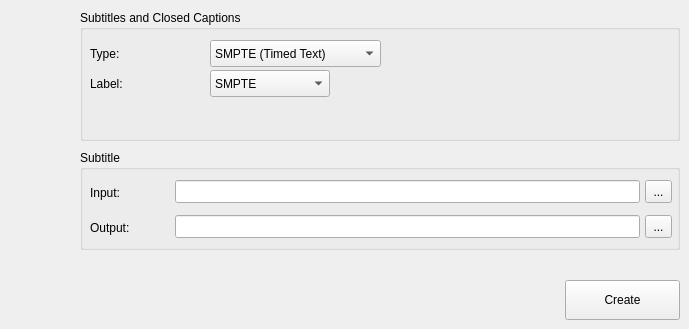
        <widget class="QWidget" name="subTab">
         <attribute name="title">
          <string notr="true">Subtitles</string>
         </attribute>
         <widget class="QGroupBox" name="subtitleGroupBox">
          <property name="geometry">
           <rect>
            <x>80</x>
            <y>10</y>
            <width>600</width>
            <height>131</height>
           </rect>
          </property>
          <property name="title">
           <string>Subtitles and Closed Captions</string>
          </property>
          <widget class="QLabel" name="mxfTypeLabel_2">
           <property name="geometry">
            <rect>
             <x>10</x>
             <y>60</y>
             <width>115</width>
             <height>27</height>
            </rect>
           </property>
           <property name="text">
            <string>Label:</string>
           </property>
          </widget>
          <widget class="QComboBox" name="mxfTypeComboBox_2">
           <property name="geometry">
            <rect>
             <x>130</x>
             <y>60</y>
             <width>120</width>
             <height>27</height>
            </rect>
           </property>
           <item>
            <property name="text">
             <string>SMPTE</string>
            </property>
           </item>
          </widget>
          <widget class="QLabel" name="mxfSourceTypeLabel_2">
           <property name="geometry">
            <rect>
             <x>10</x>
             <y>30</y>
             <width>115</width>
             <height>27</height>
            </rect>
           </property>
           <property name="text">
            <string>Type:</string>
           </property>
          </widget>
          <widget class="QComboBox" name="mxfSourceTypeComboBox_2">
           <property name="geometry">
            <rect>
             <x>130</x>
             <y>30</y>
             <width>171</width>
             <height>27</height>
            </rect>
           </property>
           <item>
            <property name="text">
             <string notr="true">SMPTE (Timed Text)</string>
            </property>
           </item>
           <item>
            <property name="text">
             <string notr="true">Closed Caption</string>
            </property>
           </item>
          </widget>
         </widget>
         <widget class="QGroupBox" name="subInputGrpBox">
          <property name="geometry">
           <rect>
            <x>80</x>
            <y>150</y>
            <width>600</width>
            <height>100</height>
           </rect>
          </property>
          <property name="title">
           <string>Subtitle</string>
          </property>
          <widget class="QLabel" name="subInLabel">
           <property name="geometry">
            <rect>
             <x>10</x>
             <y>30</y>
             <width>80</width>
             <height>25</height>
            </rect>
           </property>
           <property name="sizePolicy">
            <sizepolicy hsizetype="Preferred" vsizetype="Fixed">
             <horstretch>0</horstretch>
             <verstretch>25</verstretch>
            </sizepolicy>
           </property>
           <property name="minimumSize">
            <size>
             <width>0</width>
             <height>25</height>
            </size>
           </property>
           <property name="text">
            <string>Input:</string>
           </property>
          </widget>
          <widget class="QLineEdit" name="subInEdit">
           <property name="geometry">
            <rect>
             <x>95</x>
             <y>30</y>
             <width>465</width>
             <height>23</height>
            </rect>
           </property>
           <property name="sizePolicy">
            <sizepolicy hsizetype="Expanding" vsizetype="Fixed">
             <horstretch>0</horstretch>
             <verstretch>25</verstretch>
            </sizepolicy>
           </property>
           <property name="text">
            <string notr="true"/>
           </property>
           <property name="readOnly">
            <bool>true</bool>
           </property>
          </widget>
          <widget class="QToolButton" name="subInButton">
           <property name="geometry">
            <rect>
             <x>565</x>
             <y>30</y>
             <width>27</width>
             <height>23</height>
            </rect>
           </property>
           <property name="sizePolicy">
            <sizepolicy hsizetype="Fixed" vsizetype="Fixed">
             <horstretch>27</horstretch>
             <verstretch>25</verstretch>
            </sizepolicy>
           </property>
           <property name="text">
            <string notr="true">...</string>
           </property>
          </widget>
          <widget class="QLabel" name="sMxfOutLabel">
           <property name="geometry">
            <rect>
             <x>10</x>
             <y>65</y>
             <width>80</width>
             <height>25</height>
            </rect>
           </property>
           <property name="sizePolicy">
            <sizepolicy hsizetype="Preferred" vsizetype="Fixed">
             <horstretch>0</horstretch>
             <verstretch>25</verstretch>
            </sizepolicy>
           </property>
           <property name="minimumSize">
            <size>
             <width>0</width>
             <height>25</height>
            </size>
           </property>
           <property name="text">
            <string>Output:</string>
           </property>
          </widget>
          <widget class="QLineEdit" name="sMxfOutEdit">
           <property name="geometry">
            <rect>
             <x>95</x>
             <y>65</y>
             <width>465</width>
             <height>23</height>
            </rect>
           </property>
           <property name="sizePolicy">
            <sizepolicy hsizetype="Expanding" vsizetype="Fixed">
             <horstretch>0</horstretch>
             <verstretch>25</verstretch>
            </sizepolicy>
           </property>
           <property name="text">
            <string notr="true"/>
           </property>
           <property name="readOnly">
            <bool>true</bool>
           </property>
          </widget>
          <widget class="QToolButton" name="sMxfOutButton">
           <property name="geometry">
            <rect>
             <x>565</x>
             <y>65</y>
             <width>27</width>
             <height>23</height>
            </rect>
           </property>
           <property name="sizePolicy">
            <sizepolicy hsizetype="Fixed" vsizetype="Fixed">
             <horstretch>27</horstretch>
             <verstretch>25</verstretch>
            </sizepolicy>
           </property>
           <property name="text">
            <string notr="true">...</string>
           </property>
          </widget>
         </widget>
         <widget class="QPushButton" name="subCreateButton">
          <property name="geometry">
           <rect>
            <x>565</x>
            <y>280</y>
            <width>115</width>
            <height>40</height>
           </rect>
          </property>
          <property name="text">
           <string>Create</string>
          </property>
         </widget>
        </widget>
